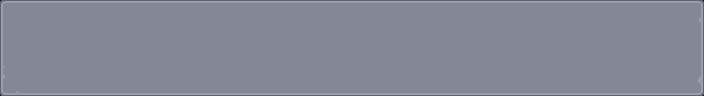

This is a level from a 2D game, rendered from its Tiled map with the project's own tilesets. A one-line summary and the complete map file follow:
An orthogonal 22x3 tile map with 32x32 px tiles, 1 tile layer (Tile Layer 1).

<map version="1.2" tiledversion="2019.07.31" orientation="orthogonal" renderorder="right-down" compressionlevel="-1" width="22" height="3" tilewidth="32" tileheight="32" infinite="0" nextlayerid="4" nextobjectid="13">
 <tileset firstgid="1" source="my_kenney_assets/panel_blue.tsx" />
 <layer id="1" name="Tile Layer 1" width="22" height="3">
  <data encoding="csv">
1,3221225480,3221225480,3221225480,3221225480,3221225480,3221225480,3221225480,3221225480,3221225480,3221225480,3221225480,3221225480,3221225480,3221225480,3221225480,3221225480,3221225480,3221225480,3221225480,3221225480,3,
4,5,5,5,5,5,5,5,5,5,5,5,5,5,5,5,5,5,5,5,5,6,
7,8,8,8,8,8,8,8,8,8,8,8,8,8,8,8,8,8,8,8,8,9
</data>
 </layer>
</map>
